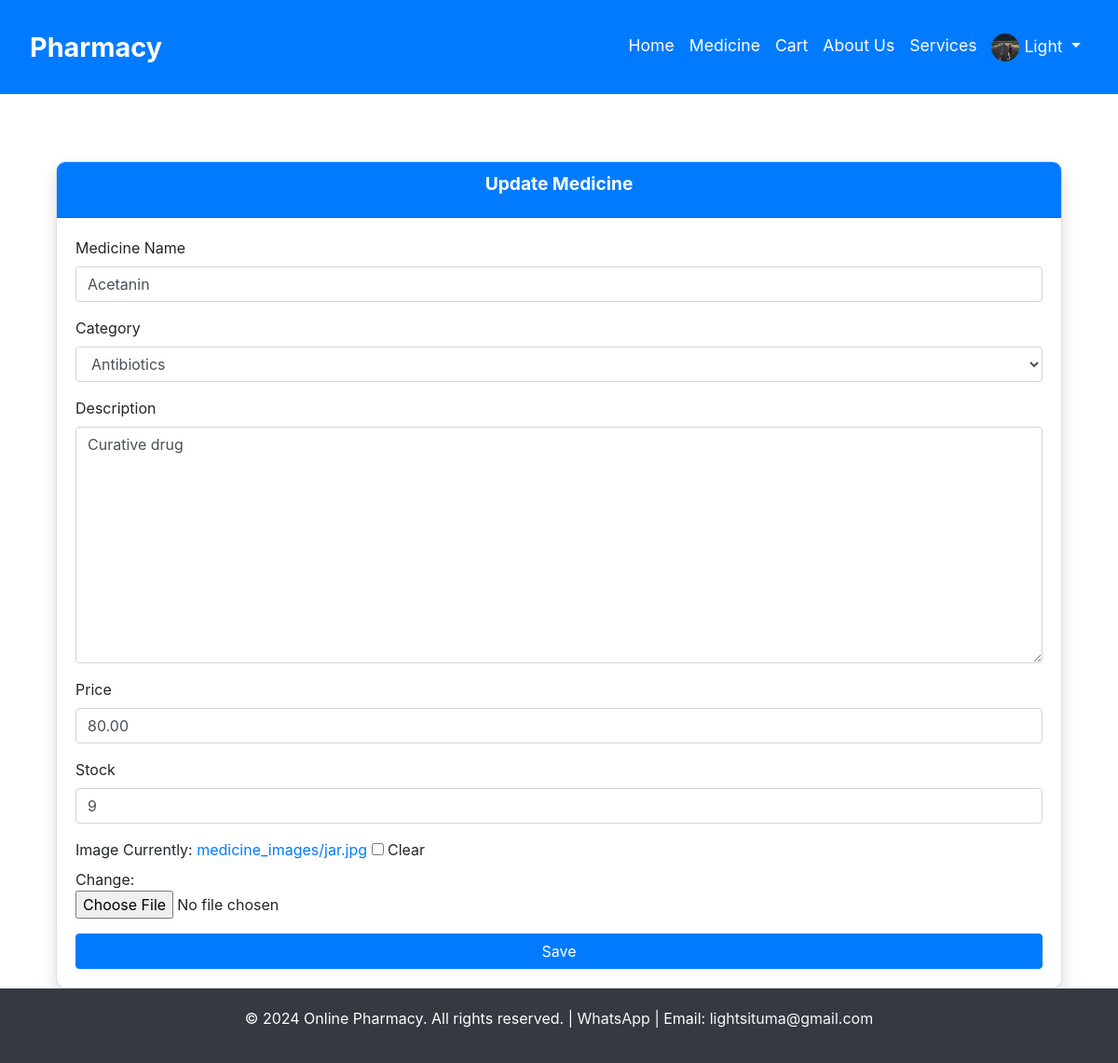
Page /medicines/11/update (signed in) on the earlier database version.
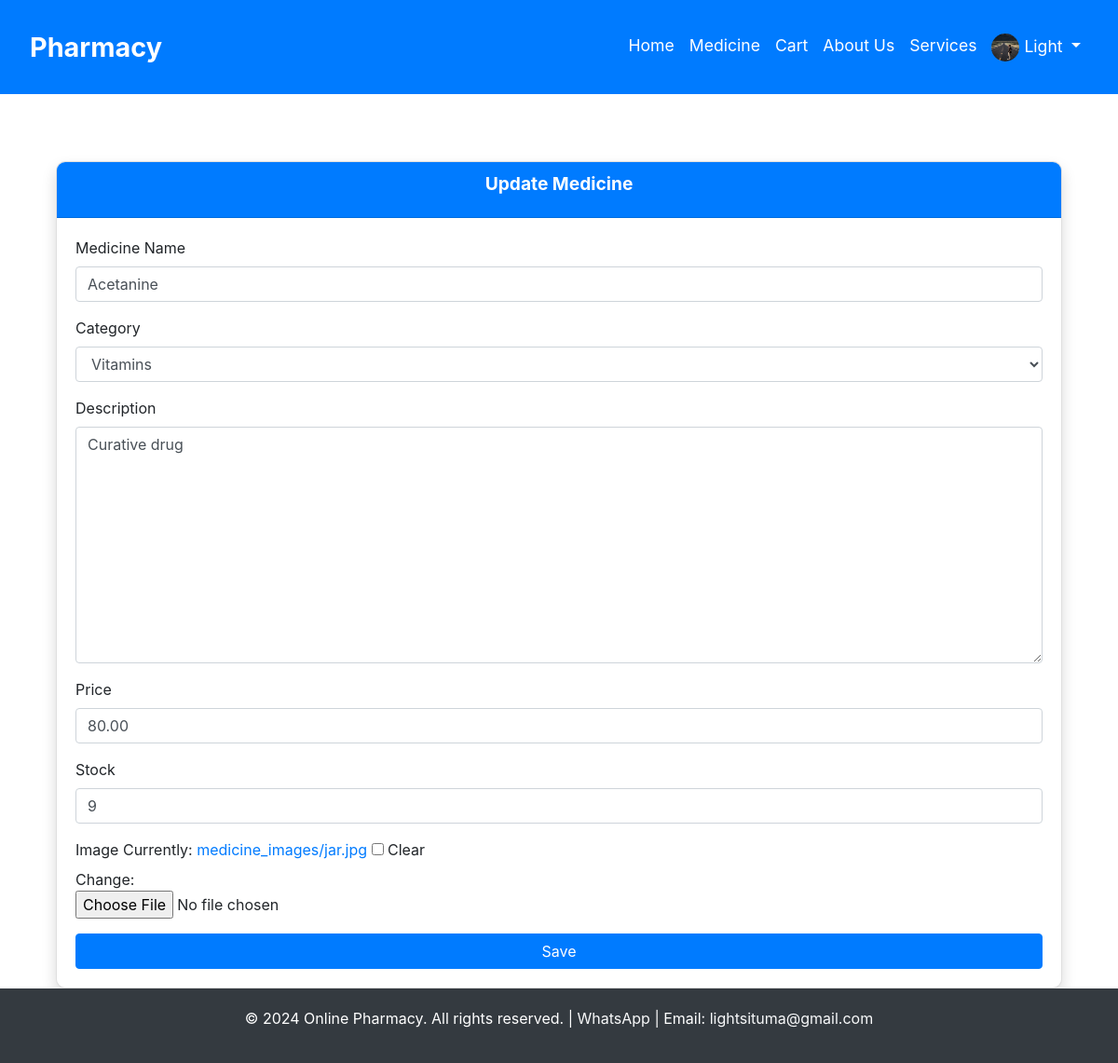
Same page on the later database version.
### pharmacy_app/models.py (models this page shows, shortened)
class Medicine(models.Model):
    name = models.CharField(max_length=100)
    category = models.CharField(max_length=50)
    price = models.DecimalField(max_digits=10, decimal_places=2)
    stock = models.PositiveIntegerField()
    description = models.TextField()
    image = models.ImageField(upload_to='medicine_images/', blank=True, null=True)

### pharmacy_app/views.py (the view)
# urls.py: path('medicines/<int:pk>/update', views.medicine_update, name='medicine_update'),
@login_required
def medicine_update(request, pk):
    medicine = get_object_or_404(Medicine, pk=pk)
    if request.method == 'POST':
        form =MedicineForm(request.POST, instance=medicine)
        if form.is_valid():
            form.save()
            return redirect('medicine_list')
    else:
        form = MedicineForm(instance=medicine)
    return render(request, 'medicine_form.html',{'form': form})

### pharmacy_app/forms.py
class MedicineForm(forms.ModelForm):
    CATEGORY_CHOICES = [
        ('Painkillers', 'Painkillers'),
        ('Antibiotics', 'Antibiotics'),
        ('Vitamins', 'Vitamins'),
        ('Cold and Flu', 'Cold and Flu'),
        ('Skin Care', 'Skin Care'),
        ('Digestive Health', 'Digestive Health'),
    ]
    category = forms.ChoiceField(choices=CATEGORY_CHOICES, widget=forms.Select(attrs={'class': 'form-control'}))
    class Meta:
        model = Medicine
        fields = '__all__'

### pharmacy_app/templatetags/custom_filters.py (called while the page is built)
@register.filter(name='add_class')
def add_class(value, css_class):
    return value.as_widget(attrs={"class": css_class})

### pharmacy_app/templates/medicine_form.html (shortened to what this page needs)
{% extends "base.html" %}
{% load custom_filters %}
{% block content %}
<div class="container mt-5">
  <div class="card shadow">
    <div class="card-header bg-primary text-white">
      <h3 class="card-title text-center">{{ form.instance.pk|yesno:"Update Medicine,Add New Medicine" }}</h3>
    </div>
    <div class="card-body">
      <form action="" method="post" enctype="multipart/form-data">
        <div class="form-group">
          <label for="{{ form.name.id_for_label }}">Medicine Name</label>
          {{ form.name|add_class:"form-control" }}
        </div>
       <div class="form-group">
          <label for="{{ form.category.id_for_label }}">Category</label>
          {{ form.category }}
        </div>
        <div class="form-group">
          <label for="{{ form.description.id_for_label }}">Description</label>
          {{ form.description|add_class:"form-control" }}
        </div>
        <div class="form-group">
          <label for="{{ form.price.id_for_label }}">Price</label>
          {{ form.price|add_class:"form-control" }}
        </div>
        <div class="form-group">
          <label for="{{ form.stock.id_for_label }}">Stock</label>
          {{ form.stock|add_class:"form-control" }}
        </div>
        <div class="form-group">
          <label for="{{ form.image.id_for_label }}">Image</label>
          {{ form.image|add_class:"form-control-file" }}
        </div>
        <button type="submit" class="btn btn-primary btn-block">Save</button>
      </form>
    </div>
  </div>
</div>
{% endblock %}

Differences in the rows shown:
changed Medicine "Update Medicine": name "Acetanin" → "Acetanine"; category "Antibiotics" → "Vitamins"
